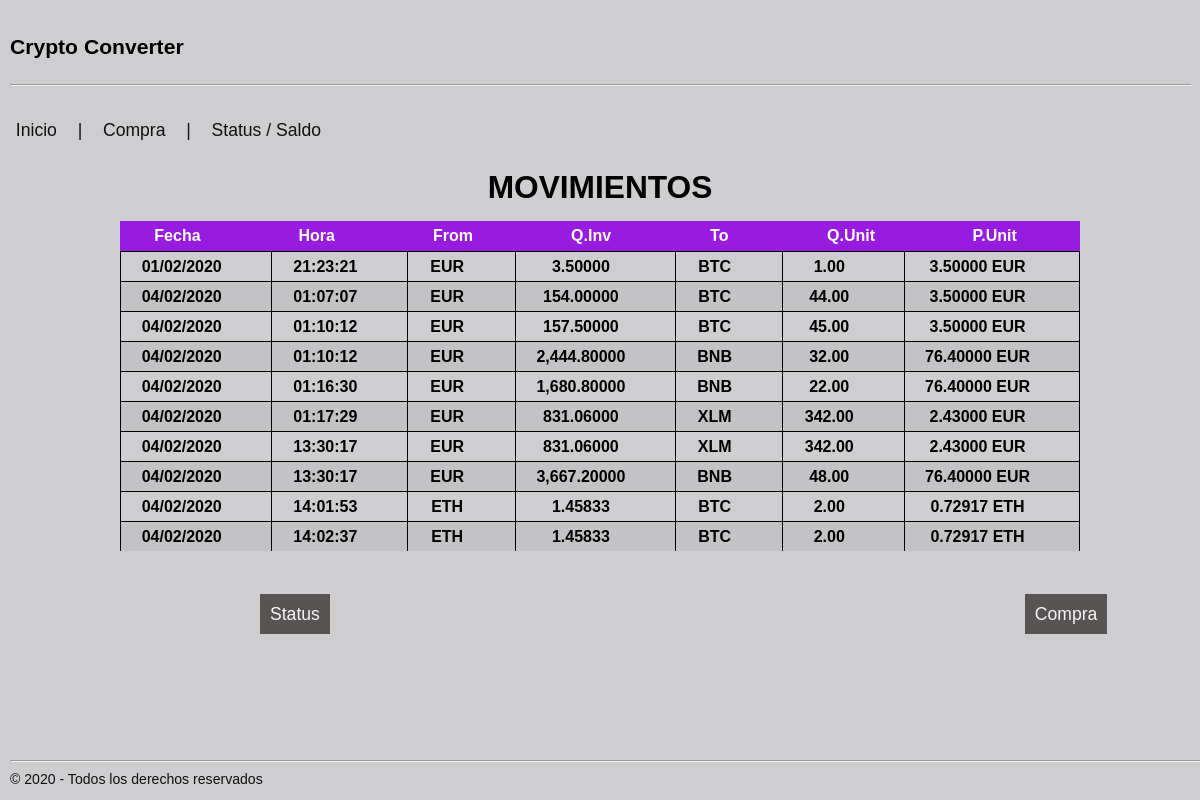
Before: / with the older database file.
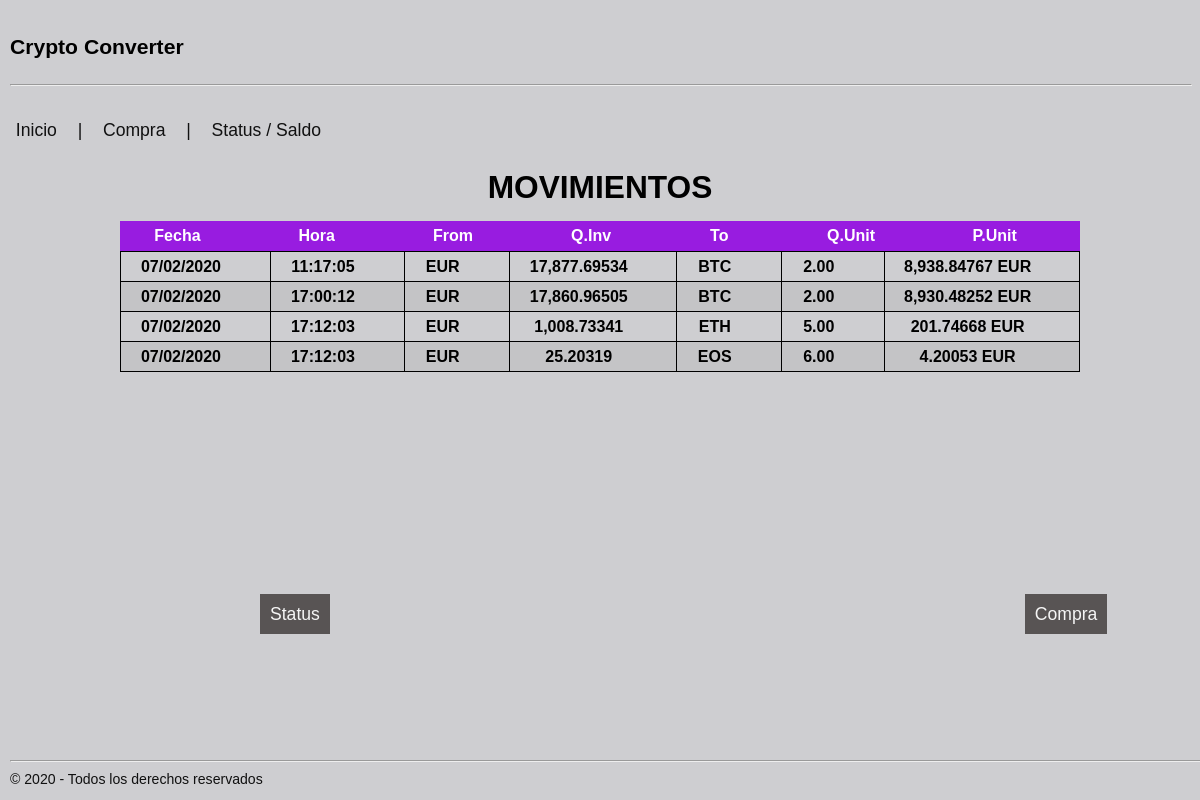
After: the same page with the newer database file.
### tables this page shows
CREATE TABLE "movements" (
	"Id"	INTEGER PRIMARY KEY AUTOINCREMENT,
	"date"	TEXT NOT NULL,
	"time"	TEXT NOT NULL,
	"from_currency"	INTEGER NOT NULL,
	"from_quantity"	REAL NOT NULL,
	"to_currency"	INTEGER NOT NULL,
	"to_quantity"	REAL NOT NULL,
	FOREIGN KEY("to_currency") REFERENCES "cryptos"("Id"),
	FOREIGN KEY("from_currency") REFERENCES "cryptos"("Id")
);

### crypto/routes.py (the view)
@app.route("/")
def index():
    registros = dataQuery("SELECT date, time, from_currency, from_quantity, to_currency, to_quantity FROM MOVEMENTS;")
    return render_template("index.html", registros = registros)

### crypto/routes.py (called while the page is built)
def dataQuery(consulta):
    conex = sqlite3.connect(BBDD)
    cursor = conex.cursor()
    movs = cursor.execute(consulta).fetchall()
    if len(movs) == 1:
        movs = movs[0]
    elif len(movs) == 0:
        movs = None
    conex.commit()
    conex.close()
    return movs

### crypto/templates/index.html (shortened to what this page needs)
{% extends "base.html" %}
{% block content %}
    <h1 align="center" class="title">MOVIMIENTOS</h1>
    <table WIDTH="80%" class="primary" align="center">
        <thead>
            <tr>
                <th>Fecha</th>
                <th>Hora</th>
                <th>From</th>
                <th>Q.Inv</th>
                <th>To</th>
                <th>Q.Unit</th>
                <th>P.Unit</th>
            </tr>
        </thead>
        <tbody>
            {% if not registros %}
                <tr>
                    <td class="title_sin"> SIN MOVIMIENTOS </td>
                </tr>
            {% else %}
                {% for campo in registros %}
                    <tr class="movements">
                        <td>{{ campo[0]}}</td>
                        <td>{{ campo[1]}}</td>
                        <td>{{ campo[2]}}</td>
                        <td>{{ "{:,.5f}".format(campo[3])}}</td>
                        <td>{{ campo[4] }}</td>
                        <td>{{ "{:,.2f}".format(campo[5])}}</td>
                        <td>{{ "{:,.5f}".format(campo[3]/campo[5]) }}&nbsp;{{ campo[2] }}</td>
                    </tr>
                {% endfor %}
            {% endif %}
        </tbody>
    </table>
        <a href="/status" class="myCoolButton1">Status</a>
        <a href="/purchase" class="myCoolButton2">Compra </a>
{% endblock %}

### crypto/templates/base.html (shortened to what this page needs)
<html lang="en">
<head>
    <link rel="stylesheet" href="/static/css/picnic.min.css">
    <link rel="stylesheet" href="/static/css/picnic.css">
    <link rel="stylesheet" href="/static/css/styles.css">
</head>
<body style="background-color:rgba(197, 197, 200, 0.835);">
    <header>
        <p>Crypto Converter</p>
        <hr width="100%" size="10" style="color: hsl(0, 0%, 0%);"/>
    </header>
    <a href="/" class="pseudo button">Inicio</a> | <a href="/purchase" class="pseudo button">Compra</a> | <a href="/status" class="pseudo button">Status / Saldo</a>
    <section class="container">
        {% block content %}{% endblock %}
    </section>
    <footer>
        <hr width="560%" size="10" style="color: hsl(0, 0%, 0%);"/>
        &copy 2020 - Todos los derechos reservados
    </footer>
</body>
</html>

### crypto/static/css/styles.css (style rules this page uses)
header { font-family: Verdana, Geneva, Tahoma, sans-serif; background-color: rgb(#981ce0); font-weight: bold; font-size: 1.2em; color: rgb(0, 0, 0); padding: 10px; }
footer { position:fixed; left:0px; bottom:0px; background-color: rgb(#fdfdfd); font-weight: normal; font-size: 0.8em; padding: 10px; }
.myCoolButton1 { background-color: #524e4ef3; color: whitesmoke; width: 320px; padding: 10px; border: 5px; position: relative; left: 260px; bottom:-50px }
.myCoolButton2 { background-color: #524e4ef3; color: whitesmoke; width: 320px; padding: 10px; border: 5px; position: relative; left: 950px; bottom:-50px }
.title { font-family: Verdana, Geneva, Tahoma, sans-serif; background-color: rgb(#000000); font-weight: bold; font-size: 1.8em; color: rgb(0, 0, 0); padding: 10px; }
.movements { font-family: Verdana, Geneva, Tahoma, sans-serif; background-color: rgb(#000000); font-weight: bold; font-size: 1.0em; color: rgb(0, 0, 0); padding: 10px; }
td { width: 650px; height: 30px; border: solid #000 1px ; }
th { width: 650px; height: 30px; text-align: center; }
thead { display: block; }
tbody { display: block; height: 300px; overflow-y: auto; overflow-x: hidden; }

Changed rows visible on the page:
removed movements: date "04/02/2020", time "01:07:07", from_currency "EUR", from_quantity "154.00000", to_currency "BTC", to_quantity "44.00", campo[3]/campo[5] "3.50000"
removed movements: date "04/02/2020", time "01:10:12", from_currency "EUR", from_quantity "157.50000", to_currency "BTC", to_quantity "45.00", campo[3]/campo[5] "3.50000"
removed movements: date "04/02/2020", time "01:10:12", from_currency "EUR", from_quantity "2,444.80000", to_currency "BNB", to_quantity "32.00", campo[3]/campo[5] "76.40000"
removed movements: date "04/02/2020", time "01:16:30", from_currency "EUR", from_quantity "1,680.80000", to_currency "BNB", to_quantity "22.00", campo[3]/campo[5] "76.40000"
removed movements: date "04/02/2020", time "01:17:29", from_currency "EUR", from_quantity "831.06000", to_currency "XLM", to_quantity "342.00", campo[3]/campo[5] "2.43000"
removed movements: date "04/02/2020", time "13:30:17", from_currency "EUR", from_quantity "831.06000", to_currency "XLM", to_quantity "342.00", campo[3]/campo[5] "2.43000"
removed movements: date "04/02/2020", time "13:30:17", from_currency "EUR", from_quantity "3,667.20000", to_currency "BNB", to_quantity "48.00", campo[3]/campo[5] "76.40000"
removed movements: date "04/02/2020", time "14:01:53", from_currency "ETH", from_quantity "1.45833", to_currency "BTC", to_quantity "2.00", campo[3]/campo[5] "0.72917"
removed movements: date "04/02/2020", time "14:02:37", from_currency "ETH", from_quantity "1.45833", to_currency "BTC", to_quantity "2.00", campo[3]/campo[5] "0.72917"
changed movements (number 1 of 4 on the later page): date "01/02/2020" → "07/02/2020"; time "21:23:21" → "11:17:05"; from_quantity "3.50000" → "17,877.69534"; to_quantity "1.00" → "2.00"; campo[3]/campo[5] "3.50000" → "8,938.84767"
added movements: date "07/02/2020", time "17:00:12", from_currency "EUR", from_quantity "17,860.96505", to_currency "BTC", to_quantity "2.00", campo[3]/campo[5] "8,930.48252"
added movements: date "07/02/2020", time "17:12:03", from_currency "EUR", from_quantity "1,008.73341", to_currency "ETH", to_quantity "5.00", campo[3]/campo[5] "201.74668"
added movements: date "07/02/2020", time "17:12:03", from_currency "EUR", from_quantity "25.20319", to_currency "EOS", to_quantity "6.00", campo[3]/campo[5] "4.20053"
